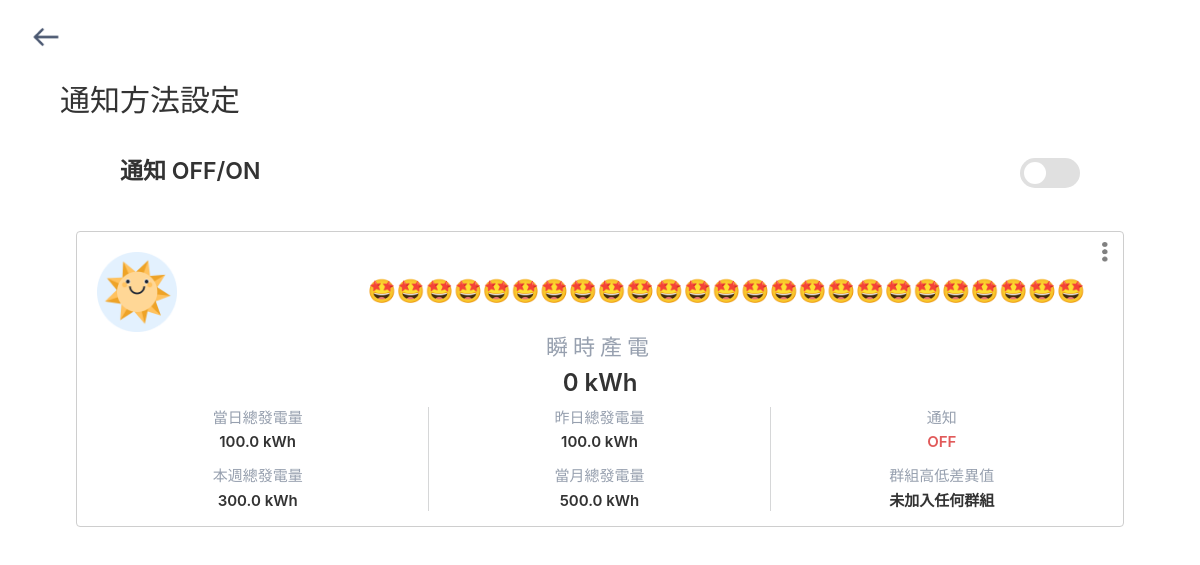
The page /hello?userid=94f43ded-55b6-4354-aaae-c5cc20fde280 on the database as committed earlier.
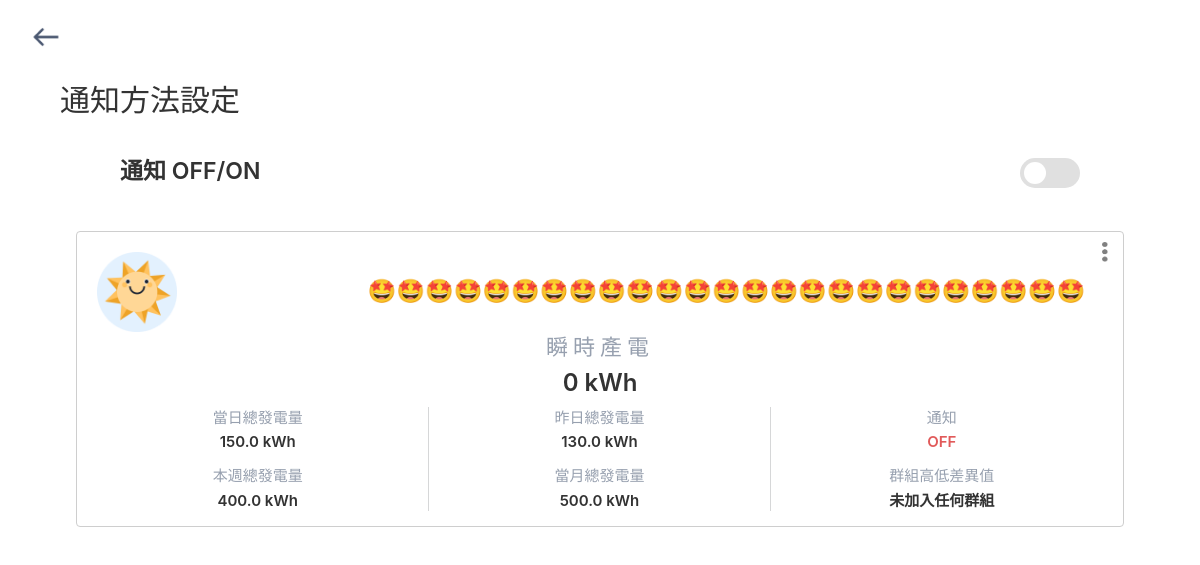
The same page on the database as committed later.
### app/models.py (models this page shows, shortened)
class User_Mgmt(UserMixin, db.Model):
    __tablename__ = 'user_mgmt'
    user_id = db.Column(db.String(64), unique=True, primary_key=True)
    username = db.Column(db.String(64))
    email = db.Column(db.String(64))
    activated = db.Column(db.String(64))
    notify_all = db.Column(db.String(64), default = "ON")

class Device_Info(UserMixin, db.Model):
    __tablename__ = 'device_info'
    uuid = db.Column(db.String(64),unique=True, primary_key=True)
    name = db.Column(db.String(64))
    model = db.Column(db.String(64))
    online_status = db.Column(db.String(64))
    gw_uuid = db.Column(db.String(64))
    gw_status = db.Column(db.String(64))
    user_id = db.Column(db.String(64))
    associated = db.Column(db.String(64))
    target_energy_level = db.Column(db.Float(), default= 5)
    lower_bound = db.Column(db.Integer(), default = 10)
    start_time = db.Column(db.Integer(),default = 7)
    end_time = db.Column(db.Integer(),default = 18)
    notify = db.Column(db.String(64), default ="ON")
    group_id = db.Column(db.String(64), default = "0")
    group_lower_bound = db.Column(db.Integer(),default = 5000)
    weekly_energy_amount = db.Column(db.Float(), default= 0)
    monthly_energy_amount = db.Column(db.Float(), default= 0)
    @classmethod
    def get_by_userid(cls, userid):
        devices = Device_Info.query.filter_by(user_id=userid)
        return devices

class Device_Data(UserMixin, db.Model):
    __tablename__ = 'device_data'
    id = db.Column(db.Integer, primary_key=True)
    dev_uuid = db.Column(db.String(64), index = True)
    scope = db.Column(db.String(64))
    model = db.Column(db.String(64))
    value = db.Column(db.Float)
    generated_time = db.Column(db.BigInteger)
    uploaded_time = db.Column(db.BigInteger)
    @classmethod
    def getyesterday(cls, uuid ,model ,scope ,stime , etime):
        devices = Device_Data.query.filter_by(dev_uuid=uuid,model=model,scope=scope).filter(Device_Data.generated_time>=stime).filter(Device_Data.generated_time<=etime).order_by(Device_Data.generated_time.desc())
        return devices
    @classmethod
    def gettoday(cls, uuid , model , scope , time):
        devices = Device_Data.query.filter_by(dev_uuid=uuid,model=model,scope=scope).filter(Device_Data.generated_time>=time).order_by(Device_Data.generated_time.desc())
        return devices

### app/main/views.py (the view)
@main.route('/hello',methods = ["GET"])
def publish_hello():
    token = request.args.get('token')
    userid = request.args.get('userid')
    redirect_app = request.args.get('redirect_app')
    devicelist = Device_Info.get_by_userid(userid)
    user_info = User_Mgmt.query.filter_by(user_id=userid)
    return render_template('index.html',userid = userid,redirect_app=redirect_app ,user_info = user_info , devices = devicelist)

### app/__init__.py (called while the page is built)
def get_yesterdaygeneratedElectricity(uuid):
    model='Delta_RPI-M10A'
    scope='generatedElectricity'
    etime = int(datetime.now().replace(hour=0,minute=0,second=0,microsecond=0).timestamp())*1000
    stime = etime - 86400000
    devicedata = Device_Data.getyesterday(uuid,model,scope,stime,etime).first()
    if devicedata:
        return(devicedata.value)
    else:
        return(0)

def get_generatedElectricity(uuid):
    model='Delta_RPI-M10A'
    scope='generatedElectricity'
    time = int(datetime.now().replace(hour=0,minute=0,second=0,microsecond=0).timestamp())*1000
    devicedata = Device_Data.gettoday(uuid,model,scope,time).first()
    if devicedata:
        return(devicedata.value)
    else:
        return(0)

def get_weeklygenElec(uuid):
    model='Delta_RPI-M10A'
    scope='generatedElectricity'
    now_time = datetime.now()
    prev_monday = now_time - timedelta(days=now_time.weekday())
    start_time = int(prev_monday.replace(hour=0,minute=0,second=0,microsecond=0).timestamp())*1000
    end_time = start_time + 86400000
    max_time = int(now_time.replace(hour=0,minute=0,second=0,microsecond=0).timestamp())*1000+86400000
    week_sum = 0
    while end_time <= max_time :
        if Device_Data.getyesterday(uuid,model,scope,start_time,end_time).first():
            week_sum += Device_Data.getyesterday(uuid,model,scope,start_time,end_time).first().value
        end_time += 86400000
        start_time += 86400000
    return(week_sum)

def get_monthlygenElec(uuid):
    model='Delta_RPI-M10A'
    scope='generatedElectricity'
    firstDayofMonth = datetime.today().replace(day=1)
    start_time = int(firstDayofMonth.replace(hour=0,minute=0,second=0,microsecond=0).timestamp())*1000
    end_time = start_time + 86400000
    max_time = int(datetime.now().replace(hour=0,minute=0,second=0,microsecond=0).timestamp())*1000+86400000
    month_sum = 0
    while end_time <= max_time :
        if Device_Data.getyesterday(uuid,model,scope,start_time,end_time).first():
            month_sum += Device_Data.getyesterday(uuid,model,scope,start_time,end_time).first().value
        end_time += 86400000
        start_time += 86400000
    return(month_sum)

def get_instanceElectricity(uuid):
    model='Delta_RPI-M10A'
    scope='instanceElectricity'
    time = int(datetime.now().timestamp()-1800)*1000
    devicedata = Device_Data.gettoday(uuid,model,scope,time).first()
    if devicedata:
        return(devicedata.value)
    else:
        return(0)

### app/templates/index.html (shortened to what this page needs)
{% extends "top.html" %}
{% block page_content %}
<head>
	<link rel="stylesheet" href="{{ url_for('static', filename='css/index.css') }}">
</head>
{% if no_device(devices.all()) %}
<div class="container">
{% for device in devices.all() %}
{% if device.model == 'Delta_RPI-M10A' %}
	<div class="row" style="border:10px white dashed;">
		<div class="col-xs-12 col-sm-12 device-border" style="border-width:0.5px;border-style:solid;border-color:#BBBCBCB8;padding:5px;">
			<div class="row">
				<div class="col-xs-3" style="font-size:25px;">
					<img class='device-icon' src="{{ url_for('static', filename='img/icon_Active.png') }}" >
				</div>
				<div class="device-name" style="font-size:23px;"><p>{{ display_device_name(device) }}</p></div>
				<div class="col-xs-2 col-sm-2">
					<a class='setting-button' href="{{ url_for('main.publish_setting', userid=userid , uuid = device.uuid, redirect_app=redirect_app)}}">
						<img src="{{ url_for('static', filename='img/Vector.png') }}" width="6" height="20" >
					</a>
				</div>
			</div>
			<div class="instanceElectricity">
				<span>瞬時產電</span>
				<p>{{ get_instanceElectricity(device.uuid) }} kWh</p>
			</div>
			<div class="additional-info additional-info-1">
				<div class='today-gen'>
					<span>當日總發電量</span>
					<p>{{ get_generatedElectricity(device.uuid) }} kWh</p>
				</div>
				<div class='yesterday-gen'>
					<span>昨日總發電量</span>
					<p>{{ get_yesterdaygeneratedElectricity(device.uuid) }} kWh</p>
				</div>
				<div class='notif-status'>
					<span>通知</span>
					{% if device.notify == "OFF" %}
						<p style="color:#E15A5A">OFF</p>
					{% else %}
					<p style="color:#5EA76E">ON</p>
					{% endif %}
				</div>
			</div>
			<div class="additional-info additional-info-2">
				<div class='weekly-gen'>
					<span>本週總發電量</span>
					<p>{{ get_weeklygenElec(device.uuid) }} kWh</p>
				</div>
				<div class='monthly-gen'>
					<span>當月總發電量</span>
					<p>{{ get_monthlygenElec(device.uuid) }} kWh</p>
				</div>
				<div class='notif-status'>
					<span>群組高低差異值</span>
					<p>{{ get_grpLowerBound(device) }}</p>
				</div>
			</div>
		</div>
	</div>
{% endif %}
{% endfor %}
</div>
{% endif %}
{% endblock %}

### app/templates/top.html (shortened to what this page needs)
<html>
{% extends "bootstrap/base.html" %}
{% block head %}
	{{super()}}
	<link rel="stylesheet" href="{{ url_for('static', filename='css/site.css') }}">
{% endblock %}
{% block content%}
	<div class="banner">
		<a class='return-button' href="{{redirect_app}}"><img src="{{ url_for('static', filename='img/arrow left.png') }}"></a>
	</div>
	<div class="container2">
				<div class="col-xs-12 col-sm-12 title">
					通知方法設定
				</div>
				{% if no_device(devices.all()) %}
				<div class="col-xs-9 col-sm-9 sub-title">通知  OFF/ON
					{% for user in user_info.all() %}
						{% if user.notify_all == "ON" %}
						<label class="switch" style="float:right">
				      	<input type="checkbox" onclick="task(this)" checked/>
				    	<span class="slider"></span>
						{% else %}
						<label class="switch" style="float:right">
				    	<span class="slider"></span>
						{% endif %}
					{% endfor %}
 				{% endif%}
				</div>
	</div>
<div class="container">
    {% block page_content %}{% endblock %}
</div>
{% endblock %}

### static/css/site.css (style rules this page uses)
.switch { display: inline-block; width: 60px; height: 30px; margin: 8px; transform: translateY(50%); position: relative; }
.slider { position: absolute; top: 0; bottom: 0; left: 0; right: 0; border-radius: 30px; box-shadow: 0 0 0 2px white, 0 0 4px white; cursor: pointer; border: 4px solid transparent; background-color: #E0E0E0; overflow: hidden; transition: 0.4s; }
.slider:before { position: absolute; content: ""; width: 100%; height: 100%; background-color: white; border-radius: 30px; transform: translateX(-30px); transition: 0.4s; }

### static/css/index.css (style rules this page uses)
body { background-color:#fff; font-family: -apple-system,BlinkMacSystemFont,'Segoe UI',Roboto,Oxygen,Ubuntu,'Fira Sans','Droid Sans','Helvetica Neue',sans-serif; margin:0 !important; display: flex; flex-direction: column; align-items: center; font-size: 21px; padding-bottom:50px; -webkit-touch-callout: none; -webkit-user-select: none; -khtml-user-select: none; -moz-user-select: none; -ms-user-select: none; user-select: none; }
.banner { width: 96%; padding: 15px 0 10px 0; }
.container { width:93%; padding:0 !important; }
.container2 { display: flex; flex-direction: column; justify-content: center; align-items: center; width:100%; }
.return-button { height: 44px; width: 44px; border-radius: 70%; display: flex; align-items: center; justify-content: center; }
.return-button img { height:30px; width:auto; }
.title { font-size: 30px; font-weight:500; padding: 10px 0 0px 0 ; width: 90%; }
.sub-title { font-size: 23px; padding: 15px 0px 0px 0 ; font-weight:600; display:flex; flex-direction: row; justify-content: space-between; line-height:3; width: 80%; }
.switch { margin: 6px 0 0 0 !important; }
.device-border { border-radius:4px; border: 1px solid rgba(187, 188, 190, 0.8); }
.setting-button { display: block; width:25px; margin:0 !important; display: flex; justify-content: center; align-items: center; }
.col-xs-2 { width:auto !important; position:absolute; padding : 0px 5px 0 0; right:0; top:10px; }
.row { margin-top :15px; }
.device-icon { width:80px; height:auto; margin: 0 15px; }
.device-name { height:80px; display: flex; align-items: center; padding-left: 34px; font-weight:600; margin-right: 30px; }
.device-name p { white-space: nowrap; overflow: hidden; text-overflow: ellipsis; width:100%; margin:0 !important; }
.additional-info { display: flex; flex-direction: row; align-items: center; justify-content: center; }
.additional-info div { display: flex; flex-direction: column; align-items: center; justify-content: center; text-align: center; width: 33%; }
.today-gen, .yesterday-gen, .weekly-gen, .monthly-gen { border-right: 1px solid rgba(187, 188, 190, 0.6); }
.instanceElectricity { display: flex; flex-direction: column; text-align: center; margin-bottom:6px }
.instanceElectricity p { font-size: 24px !important; }
.instanceElectricity span { letter-spacing: 5px; font-size: 22px; color: #97A0AF; }
.additional-info span { color: #97A0AF; font-size: 15px; }
.additional-info p, .instanceElectricity p { font-weight: 600; font-size: 15px; margin:0 !important; padding-top: 3px; }
.additional-info-1 p { padding-bottom: 13px; }
.additional-info-2 { margin-bottom:10px; }

Rows that differ between the two databases and show on the page:
changed Device_Data (number 1 of 4 on the later page): value "100.0" → "150.0"
changed Device_Data (number 2 of 4 on the later page): value "100.0" → "130.0"
changed Device_Data (number 3 of 4 on the later page): value.value "300.0" → "400.0"
